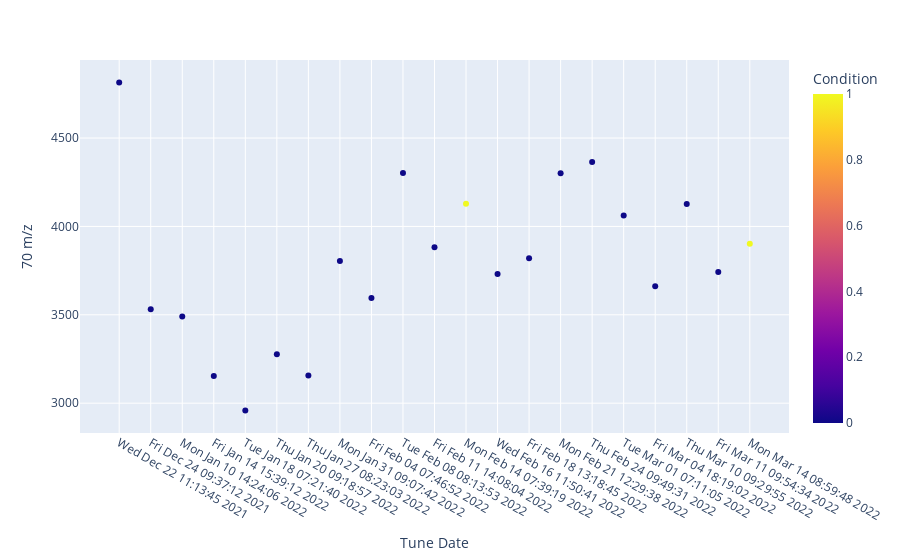

Notebook code for this chart:
### Code cell
# plotly plot for the data
import plotly.express as px
fig = px.scatter(df, x="Tune Date", y="70 m/z", color="Condition")
fig.show()

### Figure 1 — Plotly figure (JSON) as saved in the notebook; plotly's stock layout.template omitted (floating-point values rounded to 4 significant figures)
{"data": [{"hovertemplate": "Tune Date=%{x}<br>70 m/z=%{y}<br>Condition=%{marker.color}<extra></extra>", "legendgroup": "", "marker": {"color": [0, 0, 0, 0, 0, 0, 0, 0, 0, 0, 0, 1, 0, 0, 0, 0, 0, 0, 0, 0, 1], "coloraxis": "coloraxis", "symbol": "circle"}, "mode": "markers", "name": "", "orientation": "v", "showlegend": false, "type": "scatter", "x": ["Wed Dec 22 11:13:45 2021", "Fri Dec 24 09:37:12 2021", "Mon Jan 10 14:24:06 2022", "Fri Jan 14 15:39:12 2022", "Tue Jan 18 07:21:40 2022", "Thu Jan 20 09:18:57 2022", "Thu Jan 27 08:23:03 2022", "Mon Jan 31 09:07:42 2022", "Fri Feb 04 07:46:52 2022", "Tue Feb 08 08:13:53 2022", "Fri Feb 11 14:08:04 2022", "Mon Feb 14 07:39:19 2022", "Wed Feb 16 11:50:41 2022", "Fri Feb 18 13:18:45 2022", "Mon Feb 21 12:29:38 2022", "Thu Feb 24 09:49:31 2022", "Tue Mar 01 07:11:05 2022", "Fri Mar 04 18:19:02 2022", "Thu Mar 10 09:29:55 2022", "Fri Mar 11 09:54:34 2022", "Mon Mar 14 08:59:48 2022"], "xaxis": "x", "y": [4815, 3532, 3490, 3154, 2958, 3277, 3157, 3804, 3595, 4302, 3882, 4129, 3731, 3820, 4301, 4365, 4062, 3661, 4127, 3742, 3902], "yaxis": "y"}], "layout": {"coloraxis": {"colorbar": {"title": {"text": "Condition"}}, "colorscale": [[0, "#0d0887"], [0.1111, "#46039f"], [0.2222, "#7201a8"], [0.3333, "#9c179e"], [0.4444, "#bd3786"], [0.5556, "#d8576b"], [0.6667, "#ed7953"], [0.7778, "#fb9f3a"], [0.8889, "#fdca26"], [1, "#f0f921"]]}, "legend": {"tracegroupgap": 0}, "margin": {"t": 60}, "xaxis": {"anchor": "y", "domain": [0, 1], "title": {"text": "Tune Date"}}, "yaxis": {"anchor": "x", "domain": [0, 1], "title": {"text": "70 m/z"}}}}
